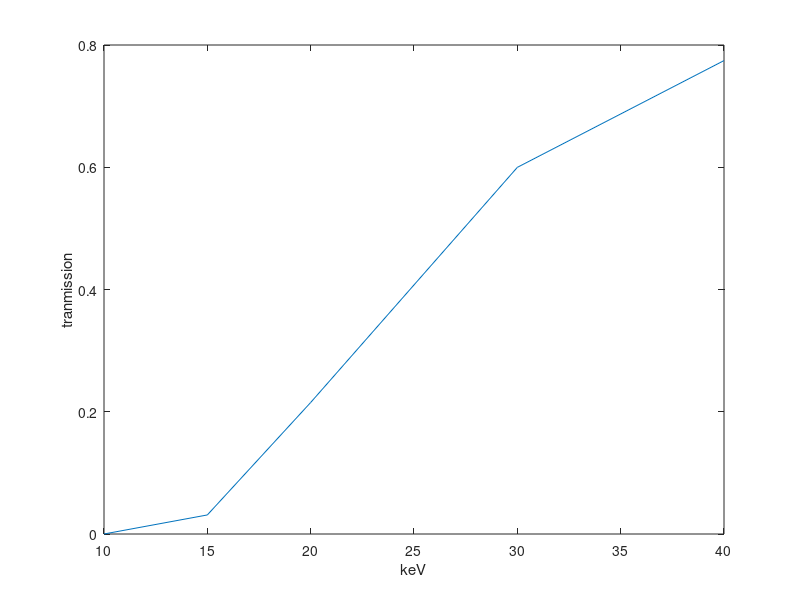

Write the MATLAB code that produced this figure.
% formulas: https://physics.nist.gov/PhysRefData/XrayMassCoef/chap2.html
% values:
% constants: https://physics.nist.gov/PhysRefData/XrayMassCoef/tab2.html

% Energy / MeV
E = [1.00000E-02 1.50000E-02 2.00000E-02 3.00000E-02 4.00000E-02 5.00000E-02 6.00000E-02 8.00000E-02];

% X-ray mass attenuation coefficient mu/rho / (cm^2/g)
mu_over_rho = [ 2.851E+01 9.032E+00 4.001E+00 1.331E+00 6.655E-01 4.242E-01 3.148E-01 2.229E-01];

% transmission I/I_0 = exp( - mu * t )
t = 0.2; % thickness / cm
rho = 1.920E+00; % density / (g/cm^3)
trans = exp( - mu_over_rho * rho * t );

%% Figure
x = 1:5;
figure( 'Name', 'transmission of cortical bone' )
plot( 1000 * E(x), trans(x) )
xlabel( 'keV' )
ylabel( 'tranmission' )

